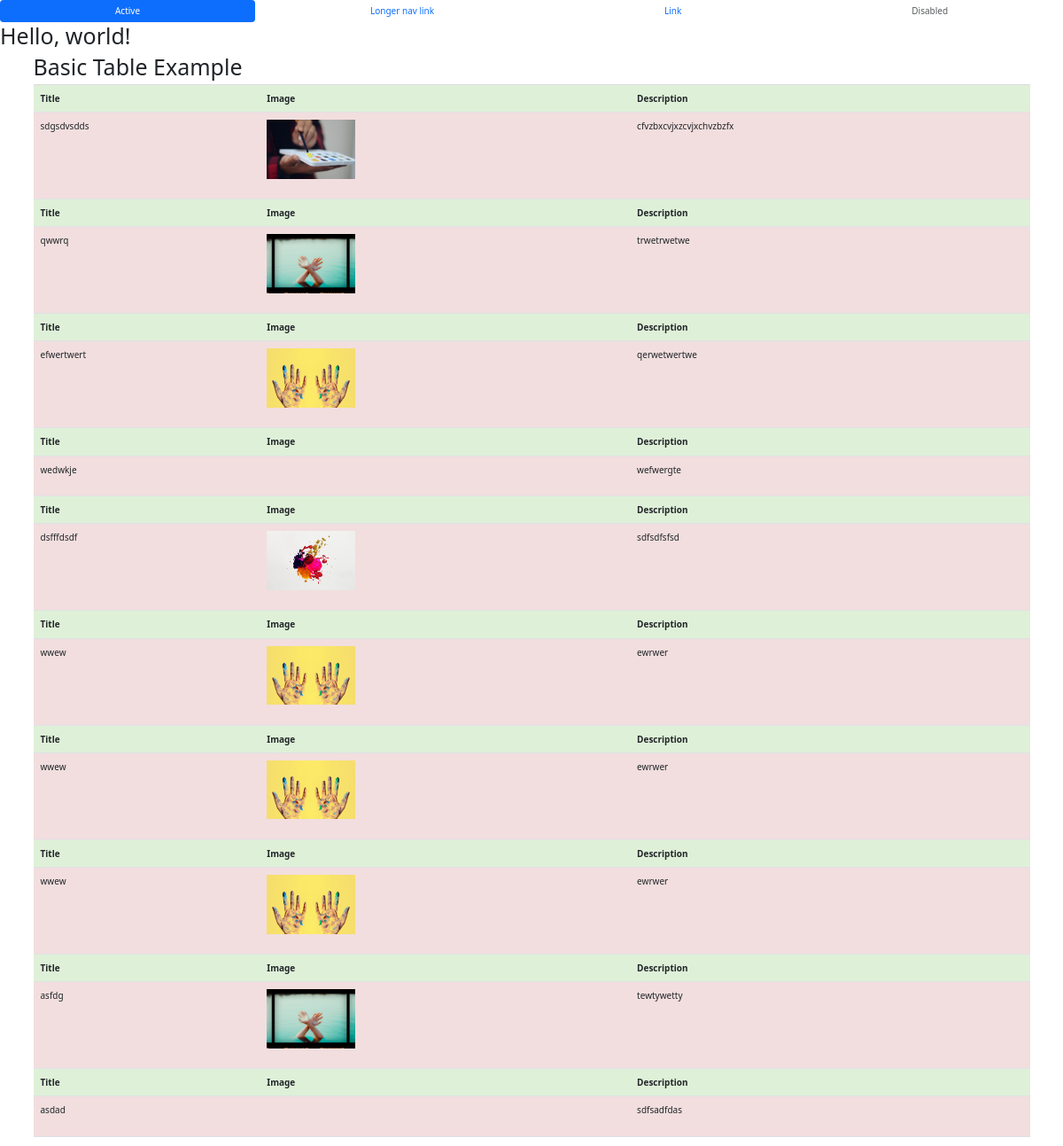
The app's page /seen/ with its own data.
### emps/models.py (models this page shows)
class Blog(models.Model):
    title = models.CharField(max_length=222)
    image = models.ImageField(upload_to='images',null=True,blank=True)
    description = models.TextField()

### emps/views.py (the view)
# urls.py: path('seen/',views.seen,name='seen'),
def seen(request):
    see=Blog.objects.all()
    return render(request,'seen.html',{'see':see})

### templates/seen.html (shortened to what this page needs)
{% extends 'base.html' %}
{% block content %}
    <div class="container">
        <div class="table-responsive">
        <div class="table-hover" >
            <h1>Basic Table Example</h1>
          <table class="table "  >
            {% for i in see %}
            <tr class="success align-center"><th>Title</th><th>Image</th><th>Description</th></tr>
            <tr class="danger"><td>{{i.title}}</td><td>  <img src="{{i.image.url}}" width="100"   alt=""><br><br></td><td>{{i.description}}</td></tr>
            <tr
            {% endfor %}
          </div>
        </div>
        </div>
{% endblock %}

### templates/base.html (shortened to what this page needs)
<!doctype html>
<html lang="en">
  <head>
    <link rel="stylesheet" href="https://maxcdn.bootstrapcdn.com/bootstrap/3.3.6/css/bootstrap.min.css"/>
    <link rel="stylesheet" href="https://maxcdn.bootstrapcdn.com/bootstrap/3.3.6/css/bootstrap.min.css"/>
    <link href="https://cdn.jsdelivr.net/npm/bootstrap@5.3.0/dist/css/bootstrap.min.css" rel="stylesheet">
  </head>
  <body>
    <nav class="nav nav-pills flex-column flex-sm-row">
        <a class="flex-sm-fill text-sm-center nav-link active" aria-current="page" href="#">Active</a>
        <a class="flex-sm-fill text-sm-center nav-link" href="#">Longer nav link</a>
        <a class="flex-sm-fill text-sm-center nav-link" href="#">Link</a>
        <a class="flex-sm-fill text-sm-center nav-link disabled">Disabled</a>
      </nav>
    <h1>Hello, world!</h1>
    {% block content %}
    {% endblock %}
</body>
</html>

### records on screen
Blog: title "sdgsdvsdds", image (picture), description "cfvzbxcvjxzcvjxchvzbzfx"
Blog: title "qwwrq", image (picture), description "trwetrwetwe"
Blog: title "efwertwert", image (picture), description "qerwetwertwe"
Blog: title "wedwkje", description "wefwergte"
Blog: title "dsfffdsdf", image (picture), description "sdfsdfsfsd"
Blog: title "wwew", image (picture), description "ewrwer"
Blog: title "wwew", image (picture), description "ewrwer"
Blog: title "wwew", image (picture), description "ewrwer"
Blog: title "asfdg", image (picture), description "tewtywetty"
Blog: title "asdad", description "sdfsadfdas"
